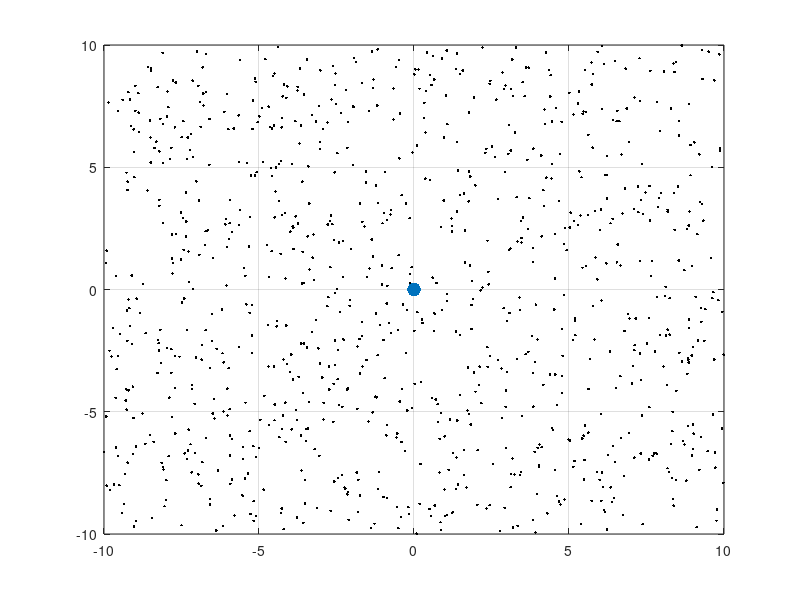

This chart was generated by the following MATLAB code: (Note: this script raises an error after producing the figure.)
clear
close all

%% Create Movie
% create a movie from plot
create_mov  = false;
mov_name    = 'particle_filter.avi';
fps         = 2;

if (create_mov == true)
    mov             = VideoWriter(mov_name);
    mov.FrameRate   = fps;
    mov.Quality     = 100;
    open(mov);
end

%% Initial Parameters
dt=0.1;
Zi=[0 0 0]';        %[x y phi];
R=[0.1 0.001 0.001;0.001 0.1 0.001;0.001 0.001 1];  %measurement uncertainty
Z=Zi;
U=[10 10;0 20;10 10;20 0;20 0;20 0; 10 10];  %[v_left v_right] %rps
U=[U; U];
%% Generate Initial Particles
M=1000;
X=zeros(length(Z),M);
P=zeros(M,1);
for i=1:M
    X(:,i)=[rand(1)*20-10 rand(1)*20-10 rand(1)*2*pi-pi]';
end
%% Plot First Step
figure(1)
plot(X(1,:),X(2,:),'.k')
xlim([-10 10])
ylim([-10 10])
hold on
grid on
scatter(Z(1,1),Z(2,1),100,'filled','g')
hold off
pause(1)

if (create_mov == true)
    for i=1:fps
        F = getframe(gcf);
        writeVideo(mov,F);
    end
end

%% Iterate

for i=1:size(U,1)
    %drive
    for j=1:M
        X(:,j) = diff_drive(X(:,j),U(i,:),dt);
    end
    r = 0.2*randn(size(X));
    X=X+r;
    Z = diff_drive(Z,U(i,:),dt);
    
    %plot
    plot(X(1,:),X(2,:),'.k')
    xlim([-10 10])
    ylim([-10 10])
    hold on
    grid on
    scatter(Z(1,1),Z(2,1),100,'filled','g')
    hold off
    pause(1)
    
    if (create_mov == true)
        for i=1:fps
            F = getframe(gcf);
            writeVideo(mov,F);
        end
    end
    
    
    for j=1:M
        P(j) = gaussian_multi(X(:,j),Z,R);  %check probabilities
    end
    W=P./sum(P);  % adjust weights
    X = low_variance_sampler(X,W); % resample
    %    %plot
    plot(X(1,:),X(2,:),'.k')
    xlim([-10 10])
    ylim([-10 10])
    grid on
    hold on
    scatter(Z(1,1),Z(2,1),100,'filled','g')
    hold off
    pause(1)
    
    if (create_mov == true)
        for i=1:fps
            F = getframe(gcf);
            writeVideo(mov,F);
        end
    end
    
end

if (create_mov == true)
    close(mov);
%     close all;
end

